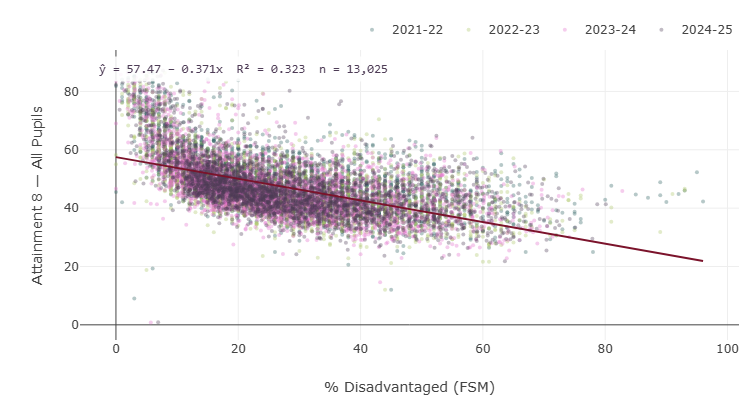
#> input picture slides_assets/title-bg.png, 749 x 400 px
$ python bake_title_bg.py
#> lines starting #> are read from the running program, lines starting #| are printed output that depends on the picture
from PIL import Image
import math
import os

SRC = os.path.join(os.path.dirname(os.path.abspath(__file__)), "title-bg.png")
OUT = os.path.join(os.path.dirname(os.path.abspath(__file__)), "title-bg-composite.png")

img = Image.open(SRC).convert("RGB")
W, H = img.size
#> W = 749; H = 400
px = img.load()

purple = (58, 24, 87)
# CSS: linear-gradient(110deg, stops). angle 110deg (clockwise from up).
A = math.radians(110)
dx, dy = math.sin(A), -math.cos(A)          # screen coords, y down
L = abs(W * dx) + abs(H * dy)               # gradient line length
#> L = 840.6
cx, cy = W / 2.0, H / 2.0
#> cx = 374.5; cy = 200

stops = [(0.0, 0.97), (0.42, 0.93), (0.62, 0.70), (0.80, 0.40), (1.0, 0.18)]

def alpha_at(t):
    if t <= stops[0][0]:
        return stops[0][1]
    if t >= stops[-1][0]:
        return stops[-1][1]
    for i in range(len(stops) - 1):
        p0, a0 = stops[i]
        p1, a1 = stops[i + 1]
        if p0 <= t <= p1:
            f = (t - p0) / (p1 - p0)
            return a0 + f * (a1 - a0)
    return stops[-1][1]

# precompute alpha per gradient position along one axis isn't enough (2D), do per-pixel
for y in range(H):
    for x in range(W):
        t = 0.5 + ((x - cx) * dx + (y - cy) * dy) / L
        t = max(0.0, min(1.0, t))
        a = alpha_at(t)
        r, g, b = px[x, y]
        px[x, y] = (
            int(r * (1 - a) + purple[0] * a),
            int(g * (1 - a) + purple[1] * a),
            int(b * (1 - a) + purple[2] * a),
        )

# accent bar: bottom strip, gradient bright-purple -> heritage-blue -> bright-purple
bar_h = max(2, round(H * 4 / 720))   # 4px at 720-tall slide
#> bar_h = 2
bp = (153, 58, 255)   # $ucl-bright-purple #993AFF
hb = (48, 214, 255)   # $ucl-heritage-blue #30D6FF
for x in range(W):
    f = x / (W - 1)
    # triangle 0->1->0
    tt = (f * 2) if f < 0.5 else (2 - f * 2)
    col = tuple(int(bp[i] + (hb[i] - bp[i]) * tt) for i in range(3))
    for y in range(H - bar_h, H):
        px[x, y] = col

img.save(OUT)
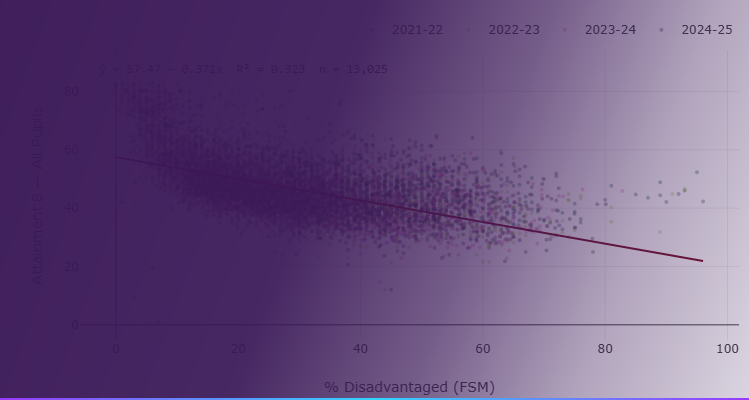
#> saved as title-bg-composite.png: PIL image 749x400 RGB; mean R, G, B 106.4, 81.1, 128.4
print("wrote", OUT, img.size)
#| wrote slides_assets/title-bg-composite.png (749, 400)

$ run again, with slides_assets/TanDennett.png copied over slides_assets/title-bg.png
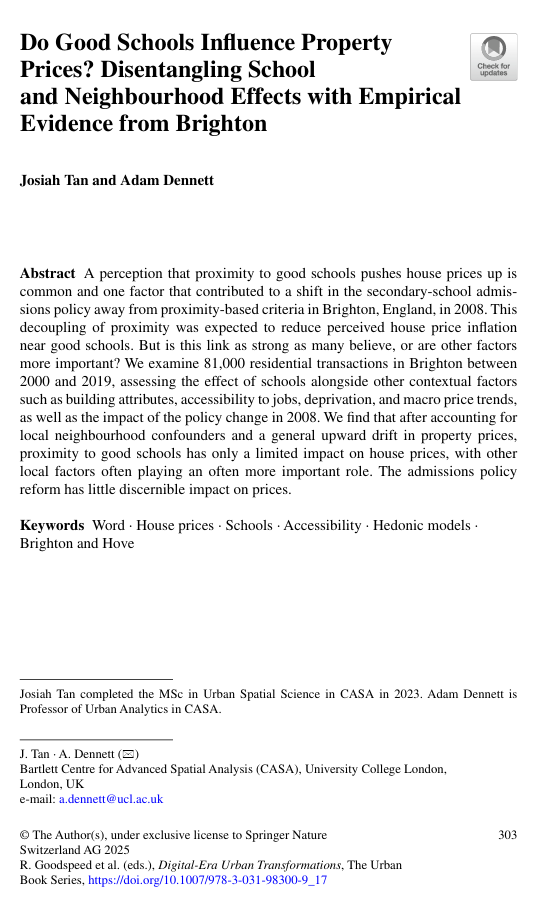
#> input picture slides_assets/TanDennett.png, 534 x 898 px
#> `img.save(OUT)`:
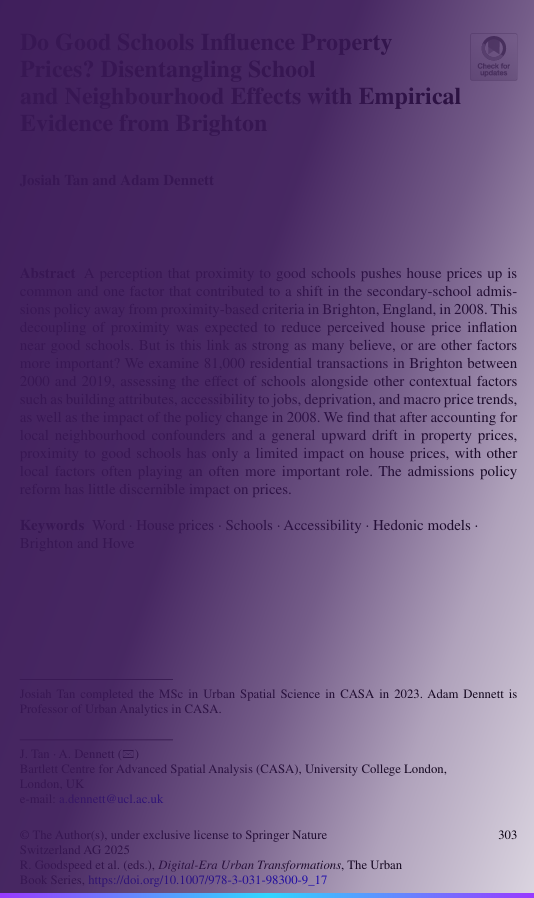
#> saved as title-bg-composite.png: PIL image 534x898 RGB; mean R, G, B 100.6, 74.9, 123.7
#| wrote slides_assets/title-bg-composite.png (534, 898)
